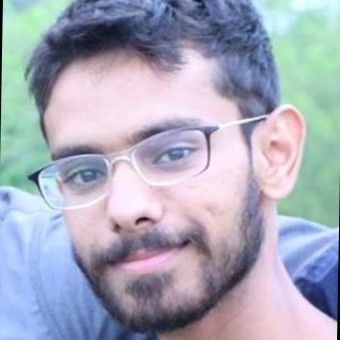
#> input picture image_pasting/image.jpeg, 340 x 340 px, found by its file name
$ jupyter execute --allow-errors paste_image_opposite_dedication_V1_1.ipynb   (older library calls are emulated)
#> lines starting #> are read from the running program, lines starting #| are printed output that depends on the picture
[cell 1]
import os, sys
from PIL import Image
size = 128, 128

try:
    im = Image.open("./image.jpeg")
#> im is the input picture: PIL image 340x340 RGB; mean R, G, B 166.2, 170, 185.8
    im.thumbnail(size, Image.LANCZOS)
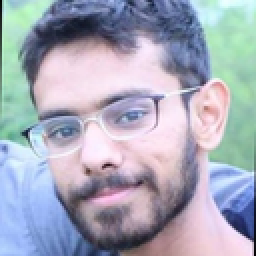
#> im: PIL image 128x128 RGB (shown 2 times larger); mean R, G, B 166.3, 170, 185.9
    im.save("image_thumb", "JPEG")
except IOError:
    pass

[cell 2]
from PIL import Image, ImageEnhance

ImageEnhanceim = Image.open("./image.jpeg")
im_out = ImageEnhance.Sharpness(im).enhance(3)
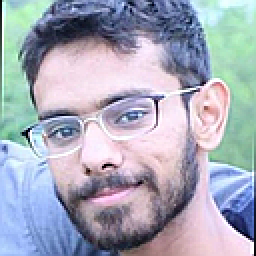
#> im_out: PIL image 128x128 RGB (shown 2 times larger); mean R, G, B 166.3, 170.2, 185.8
im_out.save('image_color_enhance.jpg')

[cell 3]
from PIL import Image, ImageOps
img = Image.open('./image.jpeg')
img_with_border = ImageOps.expand(img,border=5,fill='red')
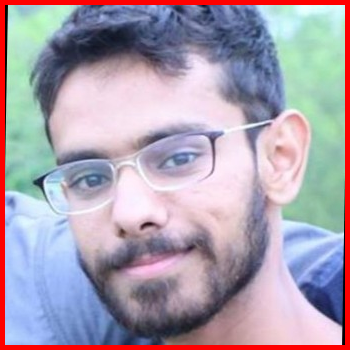
#> img_with_border: PIL image 350x350 RGB; mean R, G, B 171.2, 160.4, 175.4
img_with_border.save('./image_border_white.jpeg', quality=90)

$ run again, with image_pasting/frame_new.png saved as image_pasting/image.jpeg
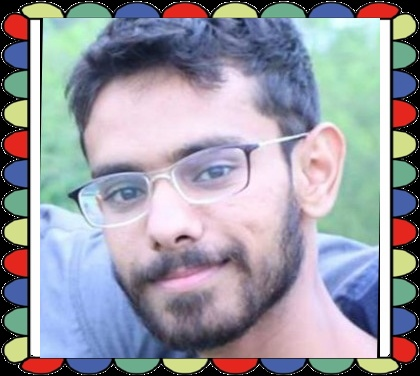
#> input picture image_pasting/frame_new.png, 420 x 376 px, found by its file name
#> im is the input picture: PIL image 420x376 RGB; mean R, G, B 152.9, 153.1, 163.2
#> im: PIL image 128x115 RGB
#> `im_out = ImageEnhance.Sharpness(im).enhance(3)`:
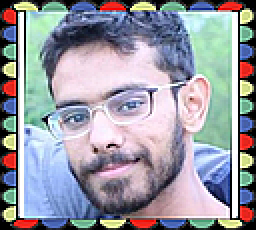
#> im_out: PIL image 128x115 RGB (shown 2 times larger); mean R, G, B 153, 153.6, 164
#> `img_with_border = ImageOps.expand(img,border=5,fill='red')`:
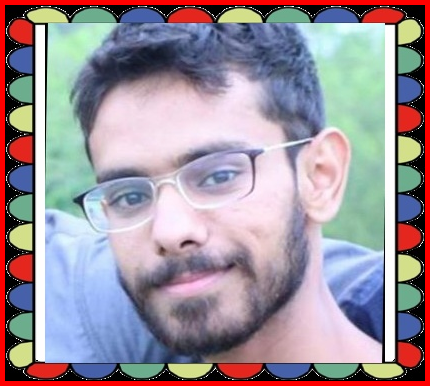
#> img_with_border: PIL image 430x386 RGB; mean R, G, B 157.9, 145.6, 155.3
